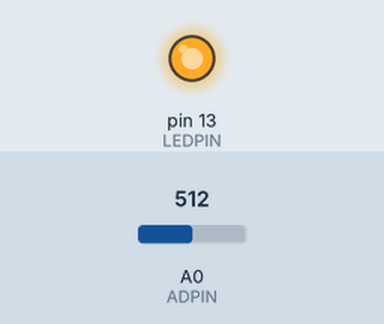
Bench run of a sketch on a simulated Arduino Uno, built with avr-gcc and run on an emulated ATmega328P. Shown: output pins drawn as LEDs (lit = HIGH). The inputs (shaded band) are chosen by the test bench; at power-on: A0 (ADPIN) = 512. What the sketch prints to the serial monitor is not drawn.

Above: at 0.05 s.
Timing chart, 0 to 3.0 s (numbered marks = the images above):
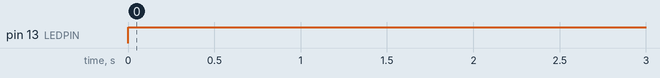

The sketch:

ad.ino
```cpp
// ad.ino
// Date: 2020/04/22

int   ADPIN   = A0 ;
int   LEDPIN  = 13 ;
int   value   = 0 ;
float voltage = 0.0 ;

void setup()
{
    pinMode(ADPIN, INPUT);   // define ADPIN to be input
	pinMode(LEDPIN, OUTPUT); // define LEDPIN to be output
    Serial.begin(9600);      // Serial Baud rate is 115200
}

void loop()
{
    digitalWrite(LEDPIN, HIGH);          // light on led
    value =  analogRead(ADPIN);          // read analog pin raw data
    voltage = ((float)value ) / 1023 ;
    voltage = voltage * 5 ;              // convert analog raw data to real voltage = (analog/1023)*5
    Serial.print("get ad pin value ");   // printf Analog pin value
    Serial.print(value);
    Serial.println("\nvoltage =  ");
    Serial.println(voltage);
    delay(1000);
    digitalWrite(LEDPIN, LOW);           // turn off led
}
```

Measured:
- by itself, pin 13 (LEDPIN): LOW → HIGH at 0.00 s
